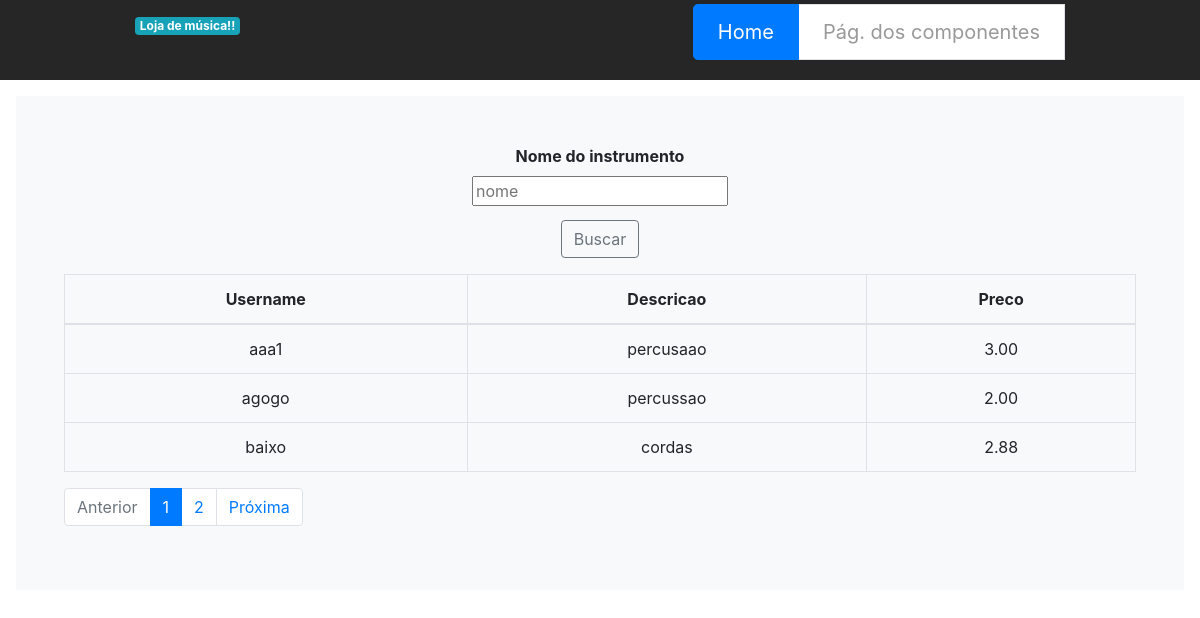
Page /paginacao_de_instrumento/ (signed in) on the committed database.
### instrumentos/models.py (models this page shows, shortened)
class Instrumento(models.Model):
    user = models.ForeignKey(settings.AUTH_USER_MODEL,
                             related_name='operacoes_do_usuario',
                             on_delete=models.DO_NOTHING,
                             null=True)
    nome = models.CharField(max_length=200, db_index=True)
    descricao = models.CharField(max_length=200, db_index=True)
    preco = models.DecimalField(max_digits=10, decimal_places=2)
    quantidade = models.IntegerField()

### instrumentos/views.py (the view)
# urls.py: path('paginacao_de_instrumento/', paginacao_de_instrumento, name='paginacao_de_instrumento'),
def paginacao_de_instrumento(request):
    recupera_instrumento_form = RecuperaInstrumentoForm(request.GET)
    if recupera_instrumento_form.is_valid():
        pass
    buscaPor = recupera_instrumento_form.cleaned_data['buscaPor']
    lista_de_instrumentos = Instrumento.objects.filter(nome__icontains=buscaPor).order_by('nome')
    pagina = request.GET.get('pagina', 1)
    paginator = Paginator(lista_de_instrumentos, 3)
    print("paginator.num_pages = ", paginator.num_pages)
    try:
        instrumentos = paginator.page(pagina)
    except PageNotAnInteger:
        instrumentos = paginator.page(1)
    except EmptyPage:
        instrumentos= paginator.page(paginator.num_pages)
    return render(request, 'paginacao.html', {'form': recupera_instrumento_form,
                                                            'instrumentos': instrumentos,
                                                            'buscaPor': buscaPor
                                                            })

### instrumentos/forms.py
class RecuperaInstrumentoForm(forms.Form):
    buscaPor = forms.CharField(
        max_length=120,
        widget=forms.TextInput(attrs={'class': 'form-control form-control-sm texto'}),
        required=False)

### autenticacao/views.py (called while the page is built)
    def __call__(self, request):
        print("request.path = ", request.path)
        print("self.login_path = ", self.login_path)
        print("request.user.is_anonymous = ", request.user.is_anonymous)
        if request.path != self.login_path and request.user.is_anonymous:
            return HttpResponseRedirect('%s?next=%s' % (self.login_path, request.path))
        response = self.get_response(request)
        return response

### instrumentos/templates/paginacao.html (shortened to what this page needs)
{% load static %}
<!DOCTYPE html>
<html lang="en">
<head>
    <link rel="stylesheet" type="text/css" href="{% static 'produtos/css/bootstrap.css' %}" />
    <link rel="stylesheet" type="text/css" href="{% static 'produtos/css/styles.css' %}" />
    <link rel="stylesheet" type="text/css" href="{% static 'produtos/css/jquery-ui.css' %}">
</head>
<body>
    <nav class="site-header sticky-top py-1">
        <div class="container d-flex flex-column flex-md-row justify-content-between">
            <a class="py-2" href="#">
                <span class="badge badge-info">Loja de música!!</span>
            </a>
            <ul class="pagination pagination-lg">
                <li class="page-item active"><a class="page-link" href="{% url 'list_instrumentos' %}">Home</a></li>
                <li class="page-item-disable"><a class="page-link" href="pagina1.html#">Pág. dos componentes</a></li>
            </ul>
        </div>
    </nav>
    <div class="position-relative overflow-hidden p-3 p-md-5 m-md-3 text-center bg-light" >
        <form action="{% url 'paginacao_de_instrumento' %}" method="get" novalidate>
            <div class="form-group row mb-2">
                <label class="col-12 font-weight-bold" for="id_buscaPor">Nome do instrumento</label>
                <div class="col-12">
                    <input type="text" name="buscaPor" placeholder="nome">
                </div>
            </div>
            <div class="form-group row" style="margin-top: 14px;">
                <div class="col-12">
                    <button style="margin-top: 0px;" type="submit" class="btn btn-outline-secondary">Buscar</button>
                </div>
            </div>
        </form>
       <table class="table table-bordered">
          <thead>
            <tr>
              <th>Username</th>
              <th>Descricao</th>
              <th>Preco</th>
            </tr>
          </thead>
          <tbody>
            {% for instrumento in instrumentos %}
              <tr>
                <td>{{ instrumento.nome }}</td>
                <td>{{ instrumento.descricao }}</td>
                <td>{{ instrumento.preco }}</td>
              </tr>
            {% endfor %}
          </tbody>
        </table>
         {% if instrumentos.has_other_pages %}
            <ul class="pagination">
                {% if  instrumentos.has_previous %}
                    <li class="page-item"><a class="page-link" href="?pagina={{ produtos.previous_page_number }}&buscaPor={{ buscaPor }}">Anterior</a></li>
                {% else %}
                    <li class="page-item disabled"><a class="page-link" href="#" tabindex="-1">Anterior</a></li>
                {% endif %}
                {% for i in instrumentos.paginator.page_range %}
                    {% if instrumentos.number == i %}
                        <li class="page-item active"><a class="page-link" href="#">{{ i }} </a></li>
                    {% else %}
                        <li class="page-item"><a class="page-link" href="?pagina={{ i }}&buscaPor={{ buscaPor }}">{{ i }}</a></li>
                    {% endif %}
                {% endfor %}
                {% if instrumentos.has_next %}
                    <li class="page-item"><a class="page-link" href="?pagina={{ produtos.next_page_number }}&buscaPor={{ buscaPor }}">Próxima</a></li>
                {% else %}
                    <li class="page-item disabled"><a class="page-link" href="#" tabindex="-1">Próxima</a></li>
                {% endif %}
            </ul>
        {% endif %}
    </div>
</body>
</html>

### instrumentos/static/produtos/css/styles.css (style rules this page uses)
.container { max-width: 960px; }
.site-header { background-color: rgba(0, 0, 0, .85); -webkit-backdrop-filter: saturate(180%) blur(20px); backdrop-filter: saturate(180%) blur(20px); }
.site-header a { color: #999; transition: ease-in-out color .15s; }
.overflow-hidden { overflow: hidden; }

### rows in the picture
Instrumento: nome "aaa1", descricao "percusaao", preco "3.00"
Instrumento: nome "agogo", descricao "percussao", preco "2.00"
Instrumento: nome "baixo", descricao "cordas", preco "2.88"

### other values in the picture
{{ i }} "1"
{{ i }} "2"
